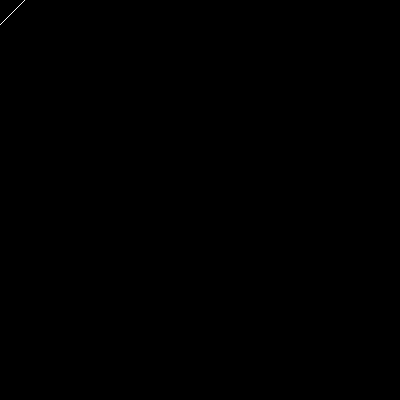
Frame 1 (no input)
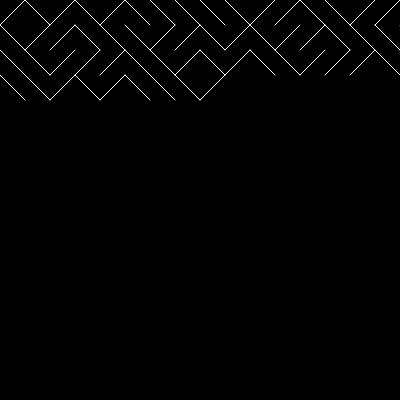
Frame 60 (no input)
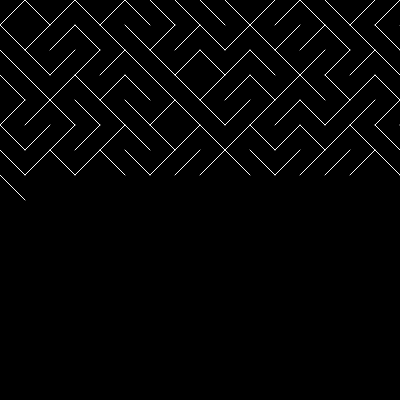
Frame 120 (the mouse pressed at the canvas centre since frame 60)

The p5.js sketch that drew these frames (run headless with seeded random() and noise() and a simulated clock; from frame 60 on, the mouse is pressed at the canvas centre):

// p5.js sketch
// ── sketch.js
let x = 0
let y = 0
let spacing = 25

function setup() {
    createCanvas(400, 400);
    background(0);
    stroke(255)
}

function draw(){
    if (random(1) < 0.5){
        line(x,y,x + spacing,y + spacing)
    } else {
        line(x + spacing, y, x, y + spacing)
    }
    
    x = x + spacing

    if(x > width){
        x = 0
        y= y + spacing
    }

    if(y > height){
        y = 0
        stroke(colorPick())
    }
}

function colorPick(){
    let input = random(3)
    if (input < 1){
        return "red"
    } else if( input < 2){
        return "blue" 
    } else if(input < 3){
        return "green"
    }
}
